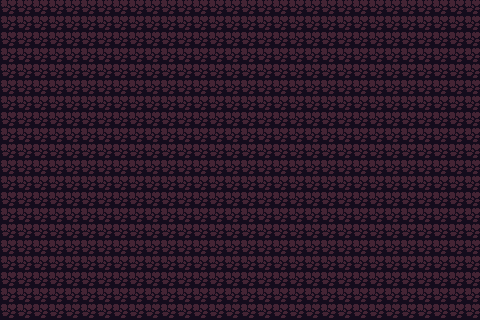

Rendered tile map (Tiled .tmx) drawn with the repository's tilesets; below, a short description and the full map source, tile grids included:
An orthogonal 30x20 tile map with 16x16 px tiles, 1 tile layer (Wall).

<map version="1.10" tiledversion="1.10.2" orientation="orthogonal" renderorder="right-down" width="30" height="20" tilewidth="16" tileheight="16" infinite="0" nextlayerid="2" nextobjectid="1">
 <tileset firstgid="1" source="../../../Tilesets/Metroid_like2.tsx" />
 <layer id="1" name="Wall" width="30" height="20">
  <properties>
   <property name="unity:SortingLayer" value="Wall" />
   <property name="unity:Tag" value="Wall" />
   <property name="unity:layer" value="Wall" />
  </properties>
  <data encoding="csv">
145,145,145,145,145,145,145,145,145,145,145,145,145,145,145,145,145,145,145,145,145,145,145,145,145,145,145,145,145,145,
145,145,145,145,145,145,145,145,145,145,145,145,145,145,145,145,145,145,145,145,145,145,145,145,145,145,145,145,145,145,
145,145,145,145,145,145,145,145,145,145,145,145,145,145,145,145,145,145,145,145,145,145,145,145,145,145,145,145,145,145,
145,145,145,145,145,145,145,145,145,145,145,145,145,145,145,145,145,145,145,145,145,145,145,145,145,145,145,145,145,145,
145,145,145,145,145,145,145,145,145,145,145,145,145,145,145,145,145,145,145,145,145,145,145,145,145,145,145,145,145,145,
145,145,145,145,145,145,145,145,145,145,145,145,145,145,145,145,145,145,145,145,145,145,145,145,145,145,145,145,145,145,
145,145,145,145,145,145,145,145,145,145,145,145,145,145,145,145,145,145,145,145,145,145,145,145,145,145,145,145,145,145,
145,145,145,145,145,145,145,145,145,145,145,145,145,145,145,145,145,145,145,145,145,145,145,145,145,145,145,145,145,145,
145,145,145,145,145,145,145,145,145,145,145,145,145,145,145,145,145,145,145,145,145,145,145,145,145,145,145,145,145,145,
145,145,145,145,145,145,145,145,145,145,145,145,145,145,145,145,145,145,145,145,145,145,145,145,145,145,145,145,145,145,
145,145,145,145,145,145,145,145,145,145,145,145,145,145,145,145,145,145,145,145,145,145,145,145,145,145,145,145,145,145,
145,145,145,145,145,145,145,145,145,145,145,145,145,145,145,145,145,145,145,145,145,145,145,145,145,145,145,145,145,145,
145,145,145,145,145,145,145,145,145,145,145,145,145,145,145,145,145,145,145,145,145,145,145,145,145,145,145,145,145,145,
145,145,145,145,145,145,145,145,145,145,145,145,145,145,145,145,145,145,145,145,145,145,145,145,145,145,145,145,145,145,
145,145,145,145,145,145,145,145,145,145,145,145,145,145,145,145,145,145,145,145,145,145,145,145,145,145,145,145,145,145,
145,145,145,145,145,145,145,145,145,145,145,145,145,145,145,145,145,145,145,145,145,145,145,145,145,145,145,145,145,145,
145,145,145,145,145,145,145,145,145,145,145,145,145,145,145,145,145,145,145,145,145,145,145,145,145,145,145,145,145,145,
145,145,145,145,145,145,145,145,145,145,145,145,145,145,145,145,145,145,145,145,145,145,145,145,145,145,145,145,145,145,
145,145,145,145,145,145,145,145,145,145,145,145,145,145,145,145,145,145,145,145,145,145,145,145,145,145,145,145,145,145,
145,145,145,145,145,145,145,145,145,145,145,145,145,145,145,145,145,145,145,145,145,145,145,145,145,145,145,145,145,145
</data>
 </layer>
</map>
